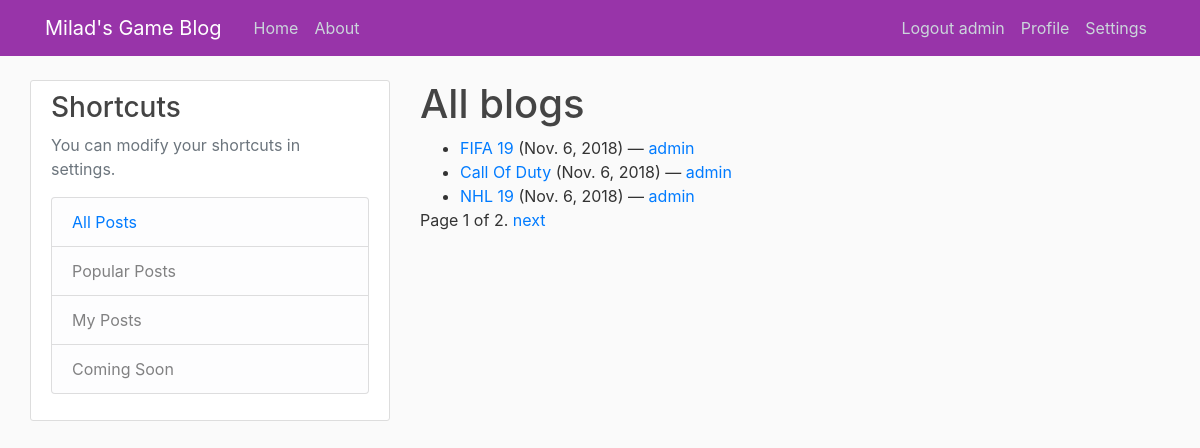
/blogs/ (signed in), run on the app's committed database.
### blog/models.py (models this page shows, shortened)
class Blog(models.Model):
    name = models.CharField(max_length=200)
    author = models.ForeignKey(BlogAuthor, on_delete=models.SET_NULL, null=True)
    description = models.TextField(max_length=2000, help_text="Enter you blog text here.")
    post_date = models.DateField(default=date.today)
    class Meta:
        ordering = ["-post_date"]
    def get_absolute_url(self):
        return reverse('blog-detail', args=[str(self.id)])

class BlogAuthor(models.Model):
    user = models.ForeignKey(User, on_delete=models.SET_NULL, null=True)
    bio = models.TextField(max_length=400, help_text="Enter your bio details here.")
    class Meta:
        ordering = ["user","bio"]
    def __str__(self):
        return self.user.username

### blog/views.py (the view)
# urls.py: path('blogs/', views.BlogListView.as_view(), name='blogs'),
class BlogListView(generic.ListView):
    model = Blog
    paginate_by = 3

### blog/templates/blog/blog_list.html
{% extends "base.html" %}
{% block content %}
    <h1>All blogs</h1>
    {% if blog_list %}
    <ul>
      {% for blog in blog_list %}
      <li>
        <a href="{{ blog.get_absolute_url }}">{{ blog.name }}</a> ({{blog.post_date}}) — <a href="{% url 'blogs-by-author' blog.author.pk %}">{{ blog.author }}</a>
      </li>
      {% endfor %}
    </ul>
    {% else %}
      <p>There are no blogs.</p>
    {% endif %}
{% endblock %}

### blog/templates/base.html (shortened to what this page needs)
<!DOCTYPE html>
<html lang="en">
<head>
  <link rel="stylesheet" href="https://stackpath.bootstrapcdn.com/bootstrap/4.1.3/css/bootstrap.min.css">
  {% load static %}
  <link rel="stylesheet" href="{% static 'css/styles.css' %}">
</head>
<body>
  <div class="container-fluid">
    <header class="site-header">
      <nav class="navbar navbar-expand-md navbar-dark bg-steel fixed-top">
        <div class="container">
          <a class="navbar-brand mr-4" href="{% url 'home' %}">Milad's Game Blog</a>
          <div class="collapse navbar-collapse" id="navbarToggle">
            <div class="navbar-nav mr-auto">
              <a class="nav-item nav-link" href="{% url 'home' %}">Home</a>
              <a class="nav-item nav-link" href="{% url 'about' %}">About</a>
            </div>
            <div class="navbar-nav">
              {% if user.is_authenticated %}
               <a class="nav-item nav-link" href="{% url 'logout'%}">Logout {{ user.get_username }}</a>
               <a class="nav-item nav-link" href="{% url 'profile'%}">Profile</a>
               <a class="nav-item nav-link" href="#">Settings</a>
             {% else %}
               <a class="nav-item nav-link" href="{% url 'login'%}">Login</a>
               <a class="nav-item nav-link" href="{% url 'register' %}">Register</a>
             {% endif %}
            </div>
          </div>
        </div>
      </nav>
    </header>
    <main role="main" class="container-fluid">
      <div class="row">
        <div class="col-md-4">
          <div class="content-section">
            <h3>Shortcuts</h3>
            <p class='text-muted'>You can modify your shortcuts in settings.
              <ul class="list-group">
                <li class="list-group-item list-group-item-light"><a href="{% url 'blogs' %}">All Posts</a></li>
                <li class="list-group-item list-group-item-light">Popular Posts</li>
                <li class="list-group-item list-group-item-light">My Posts</li>
                <li class="list-group-item list-group-item-light">Coming Soon</li>
              </ul>
            </p>
          </div>
        </div>
        <div class="col-md-8">
          {% block content %}{% endblock %}
          {% block pagination %}
          {% if is_paginated %}
              <div class="pagination">
                  <span class="page-links">
                      <span class="page-current">
                          Page {{ page_obj.number }} of {{ page_obj.paginator.num_pages }}.
                      </span>
                      {% if page_obj.has_next %}
                          <a href="{{ request.path }}?page={{ page_obj.next_page_number }}">next</a>
                      {% endif %}
                  </span>
              </div>
          {% endif %}
        {% endblock %}
        </div>
      </div>
    </main>
  </div>
</body>
</html>

### blog/static/css/styles.css (style rules this page uses)
body { background: #fafafa; color: #333333; margin-top: 5rem; }
h1, h2, h3, h4, h5, h6 { color: #444444; }
ul { margin: 0; }
.bg-steel { background-color: #9834a9; }
.site-header .navbar-nav .nav-link { color: #cbd5db; }
.content-section { background: #ffffff; padding: 10px 20px; border: 1px solid #dddddd; border-radius: 3px; margin-bottom: 20px; }

### data on the page
Blog: name "FIFA 19", post_date "Nov. 6, 2018", author "admin"
Blog: name "Call Of Duty", post_date "Nov. 6, 2018", author "admin"
Blog: name "NHL 19", post_date "Nov. 6, 2018", author "admin"

### other printed values
{{ user.get_username }} "admin"
{{ page_obj.number }} "1"
{{ page_obj.paginator.num_pages }} "2"
